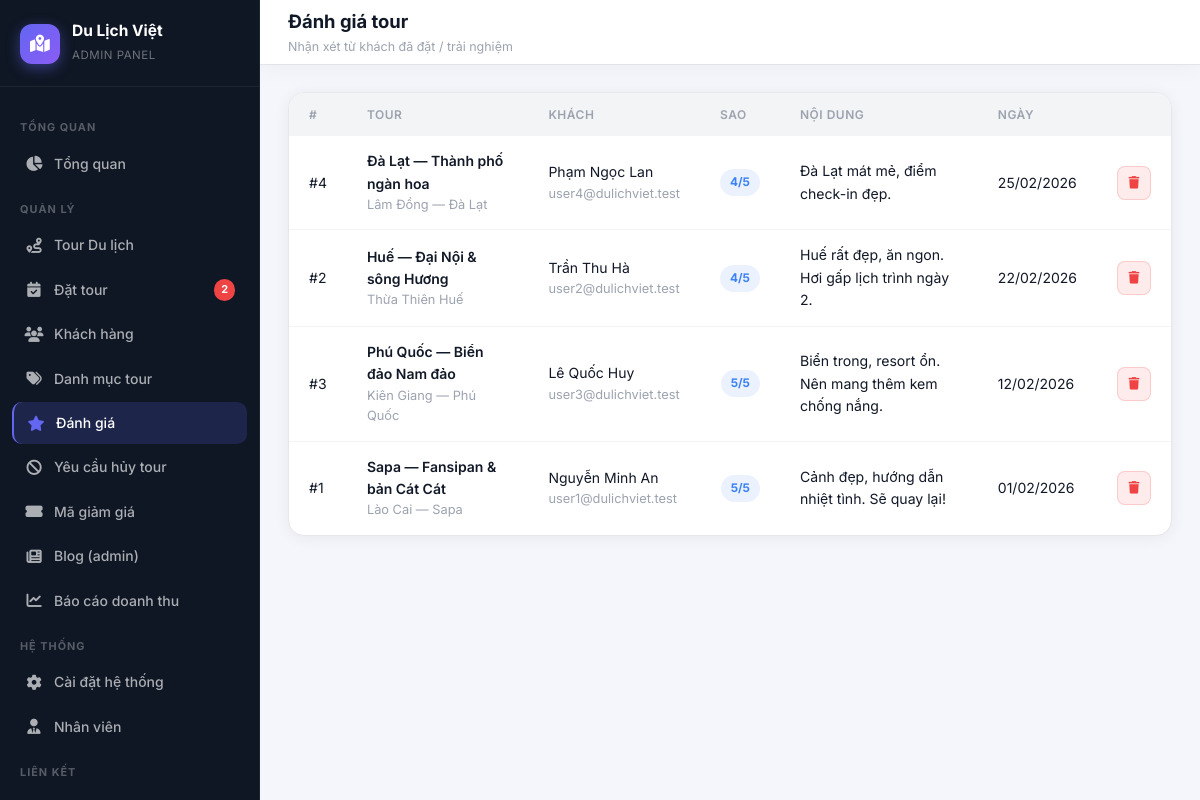
Page /admin/reviews/list.php (signed in) on the committed database.
### tables this page shows
CREATE TABLE `tour_reviews` (
  `id` INT UNSIGNED NOT NULL AUTO_INCREMENT,
  `tour_id` INT UNSIGNED NOT NULL,
  `user_id` INT UNSIGNED NOT NULL,
  `rating` TINYINT UNSIGNED NOT NULL,
  `comment` TEXT NOT NULL,
  `created_at` DATETIME NOT NULL DEFAULT CURRENT_TIMESTAMP,
  `updated_at` DATETIME NULL DEFAULT NULL ON UPDATE CURRENT_TIMESTAMP,
  PRIMARY KEY (`id`),
  UNIQUE KEY `uq_tour_reviews_tour_user` (`tour_id`,`user_id`),
  KEY `idx_tour_reviews_tour` (`tour_id`),
  CONSTRAINT `fk_tour_reviews_tour`
    FOREIGN KEY (`tour_id`) REFERENCES `tours` (`id`)
    ON DELETE CASCADE ON UPDATE CASCADE,
  CONSTRAINT `fk_tour_reviews_user`
    FOREIGN KEY (`user_id`) REFERENCES `users` (`id`)
    ON DELETE CASCADE ON UPDATE CASCADE
);

CREATE TABLE `tours` (
  `id` INT UNSIGNED NOT NULL AUTO_INCREMENT,
  `category_id` INT UNSIGNED NULL DEFAULT NULL,
  `tour_name` VARCHAR(255) NOT NULL,
  `description` TEXT NULL,
  `journey_intro` MEDIUMTEXT NULL DEFAULT NULL,
  `highlights` MEDIUMTEXT NULL DEFAULT NULL,
  `departure_schedule` MEDIUMTEXT NULL DEFAULT NULL,
  `itinerary` MEDIUMTEXT NULL DEFAULT NULL,
  `destination` VARCHAR(255) NOT NULL,
  `duration` VARCHAR(80) NOT NULL DEFAULT '',
  `price` DECIMAL(12,2) NOT NULL DEFAULT 0.00,
  `image_url` VARCHAR(512) NULL DEFAULT NULL,
  `gallery_urls` MEDIUMTEXT NULL DEFAULT NULL,
  `available_slots` INT UNSIGNED NOT NULL DEFAULT 0,
  `status` ENUM('hiện','ẩn') NOT NULL DEFAULT 'hiện',
  `created_at` DATETIME NOT NULL DEFAULT CURRENT_TIMESTAMP,
  `updated_at` DATETIME NULL DEFAULT NULL ON UPDATE CURRENT_TIMESTAMP,
  PRIMARY KEY (`id`),
  KEY `idx_tours_category` (`category_id`),
  KEY `idx_tours_status` (`status`),
  CONSTRAINT `fk_tours_category`
    FOREIGN KEY (`category_id`) REFERENCES `categories` (`id`)
    ON DELETE SET NULL ON UPDATE CASCADE
);

CREATE TABLE `users` (
  `id` INT UNSIGNED NOT NULL AUTO_INCREMENT,
  `full_name` VARCHAR(120) NOT NULL,
  `email` VARCHAR(190) NOT NULL,
  `password` VARCHAR(255) NOT NULL,
  `phone` VARCHAR(20) NOT NULL DEFAULT '',
  `role` ENUM('user','staff','admin') NOT NULL DEFAULT 'user',
  `is_active` TINYINT(1) NOT NULL DEFAULT 1,
  `created_at` DATETIME NOT NULL DEFAULT CURRENT_TIMESTAMP,
  `updated_at` DATETIME NULL DEFAULT NULL ON UPDATE CURRENT_TIMESTAMP,
  PRIMARY KEY (`id`),
  UNIQUE KEY `uq_users_email` (`email`),
  KEY `idx_users_role` (`role`)
);

### admin/reviews/list.php (the view, shortened to what this page needs)
<?php
require_once dirname(__DIR__, 2) . '/includes/db.php';
$rows = [];
try {
    $rows = $pdo->query(
        "SELECT r.id, r.rating, r.comment, r.created_at,
                t.tour_name, t.destination,
                u.full_name, u.email
         FROM tour_reviews r
         JOIN tours t ON t.id = r.tour_id
         JOIN users u ON u.id = r.user_id
         ORDER BY r.created_at DESC"
    )->fetchAll();
} catch (Throwable) {
    $rows = [];
}
function h(mixed $v): string
{
    return htmlspecialchars((string) $v, ENT_QUOTES, 'UTF-8');
}
require dirname(__DIR__, 2) . '/includes/admin_header.php';
?>
<div class="data-card">
  <div style="overflow-x:auto">
    <table class="admin-table">
      <thead>
        <tr>
          <th>#</th>
          <th>Tour</th>
          <th>Khách</th>
          <th class="cell-right">Sao</th>
          <th>Nội dung</th>
          <th>Ngày</th>
          <th class="cell-right"></th>
        </tr>
      </thead>
      <tbody>
        <?php if (empty($rows)): ?>
          <tr><td colspan="7"><div class="empty-state"><i class="fas fa-star"></i><p>Chưa có đánh giá.</p></div></td></tr>
        <?php else: ?>
          <?php foreach ($rows as $r): ?>
            <tr>
              <td>#<?= (int) $r['id'] ?></td>
              <td>
                <div class="cell-bold"><?= h($r['tour_name']) ?></div>
                <div class="cell-muted" style="font-size:0.8rem"><?= h($r['destination']) ?></div>
              </td>
              <td>
                <div><?= h($r['full_name']) ?></div>
                <div class="cell-muted" style="font-size:0.8rem"><?= h($r['email']) ?></div>
              </td>
              <td class="cell-right"><span class="badge badge-info"><?= (int) $r['rating'] ?>/5</span></td>
              <td style="max-width:280px;white-space:pre-wrap;font-size:0.88rem"><?= h($r['comment']) ?></td>
              <td class="cell-muted"><?= date('d/m/Y', strtotime((string) $r['created_at'])) ?></td>
              <td class="cell-right">
                <form method="post" style="margin:0" onsubmit="return confirm('Xóa đánh giá này?')">
                  <button type="submit" class="btn btn-danger-ghost btn-sm btn-icon"><i class="fas fa-trash"></i></button>
                </form>
              </td>
            </tr>
          <?php endforeach; ?>
        <?php endif; ?>
      </tbody>
    </table>
  </div>
</div>
<?php require dirname(__DIR__, 2) . '/includes/admin_footer.php'; ?>

### assets/css/admin.css (style rules this page uses)
:root { --sidebar-width: 260px; --sidebar-bg: #0f1724; --sidebar-border: rgba(255,255,255,0.06); --sidebar-text: rgba(255,255,255,0.65); --sidebar-text-active: #ffffff; --sidebar-active-bg: rgba(99,102,241,0.18); --sidebar-active-border: #6366f1; --topbar-height: 64px; --topbar-bg: #ffffff; --topbar-shadow: 0 1px 0 rgba(0,0,0,0.06), 0 4px 24px rgba(0,0,0,0.04); --page-bg: #f4f6fb; --card-bg: #ffffff; --card-radius: 16px; --card-shadow: 0 2px 16px rgba(0,0,0,0.06); --card-shadow-hover: 0 8px 32px rgba(0,0,0,0.12); --primary: #6366f1; --primary-dark: #4f46e5; --primary-light: rgba(99,102,241,0.1); --success: #10b981; --success-light: rgba(16,185,129,0.1); --warning: #f59e0b; --warning-light: rgba(245,158,11,0.1); --danger: #ef4444; --danger-light: rgba(239,68,68,0.1); --info: #3b82f6; --info-light: rgba(59,130,246,0.1); --text-primary: #111827; --text-secondary: #6b7280; --text-muted: #9ca3af; --border: #e5e7eb; --border-light: #f3f4f6; --transition: 0.2s cubic-bezier(0.4,0,0.2,1); }
* { margin: 0; padding: 0; box-sizing: border-box; }
html, body { font-family: 'Inter', -apple-system, BlinkMacSystemFont, 'Segoe UI', sans-serif; background: var(--page-bg); color: var(--text-primary); line-height: 1.6; min-height: 100vh; }
.data-card { background: var(--card-bg); border-radius: var(--card-radius); box-shadow: var(--card-shadow); border: 1px solid var(--border); overflow: hidden; margin-bottom: 24px; }
.admin-table { width: 100%; border-collapse: collapse; }
.admin-table thead th { background: var(--border-light); padding: 12px 20px; text-align: left; font-size: 0.75rem; font-weight: 600; color: var(--text-muted); text-transform: uppercase; letter-spacing: 0.5px; white-space: nowrap; }
.admin-table tbody td { padding: 14px 20px; font-size: 0.875rem; color: var(--text-primary); border-bottom: 1px solid var(--border-light); vertical-align: middle; }
.admin-table tbody tr:last-child td { border-bottom: none; }
.cell-bold { font-weight: 600; }
.cell-muted { color: var(--text-muted); font-size: 0.8rem; }
.cell-right { text-align: right; }
.badge { display: inline-flex; align-items: center; gap: 5px; padding: 4px 10px; border-radius: 999px; font-size: 0.74rem; font-weight: 700; white-space: nowrap; }
.badge-info { background: var(--info-light); color: var(--info); }
.btn { display: inline-flex; align-items: center; gap: 6px; padding: 8px 15px; border-radius: 9px; font-size: 0.82rem; font-weight: 600; cursor: pointer; border: none; text-decoration: none; transition: all var(--transition); white-space: nowrap; }
.btn-danger-ghost { background: var(--danger-light); color: var(--danger); border: 1px solid rgba(239,68,68,0.2); }
.btn-sm { padding: 5px 11px; font-size: 0.78rem; border-radius: 7px; gap: 4px; }
.btn-icon { width: 34px; height: 34px; padding: 0; border-radius: 8px; justify-content: center; }

### rows in the picture
tour_reviews: id "4", tour.tour_name "Đà Lạt — Thành phố ngàn hoa", tour.destination "Lâm Đồng — Đà Lạt", user.full_name "Phạm Ngọc Lan", user.email "user4@dulichviet.test", rating "4", comment "Đà Lạt mát mẻ, điểm check-in đẹp.", created_at "25/02/2026"
tour_reviews: id "2", tour.tour_name "Huế — Đại Nội & sông Hương", tour.destination "Thừa Thiên Huế", user.full_name "Trần Thu Hà", user.email "user2@dulichviet.test", rating "4", comment "Huế rất đẹp, ăn ngon. Hơi gấp lịch trình ngày 2.", created_at "22/02/2026"
tour_reviews: id "3", tour.tour_name "Phú Quốc — Biển đảo Nam đảo", tour.destination "Kiên Giang — Phú Quốc", user.full_name "Lê Quốc Huy", user.email "user3@dulichviet.test", rating "5", comment "Biển trong, resort ổn. Nên mang thêm kem chống nắng.", created_at "12/02/2026"
tour_reviews: id "1", tour.tour_name "Sapa — Fansipan & bản Cát Cát", tour.destination "Lào Cai — Sapa", user.full_name "Nguyễn Minh An", user.email "user1@dulichviet.test", rating "5", comment "Cảnh đẹp, hướng dẫn nhiệt tình. Sẽ quay lại!", created_at "01/02/2026"

### other values in the picture
$pendingCount "2"
adminH($pageTitle) "Đánh giá tour"
adminH($pageSubtitle) "Nhận xét từ khách đã đặt / trải nghiệm"
